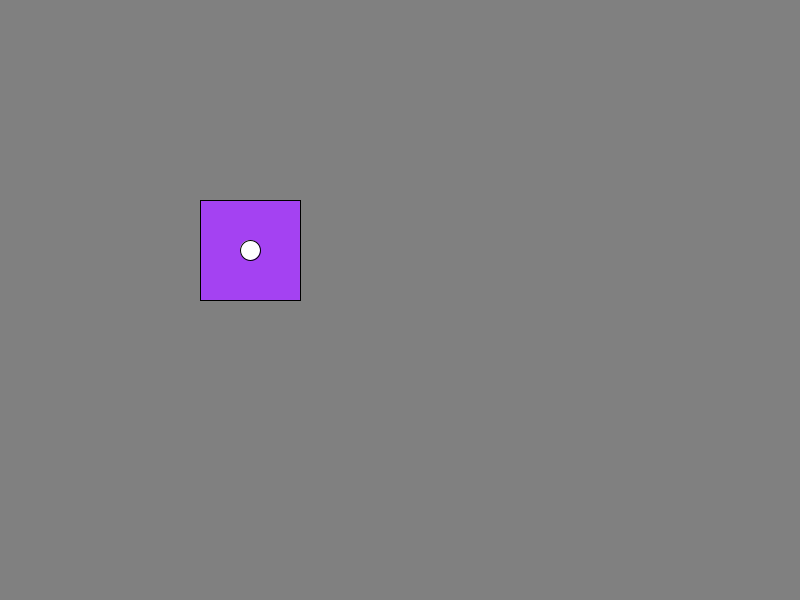
Frame 1 (no input)
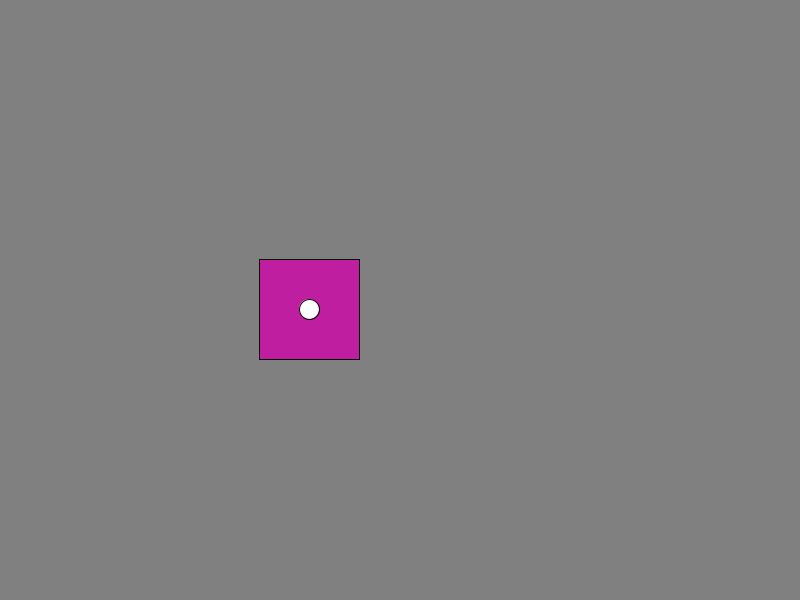
Frame 60 (the mouse pressed at the canvas centre just before this capture)
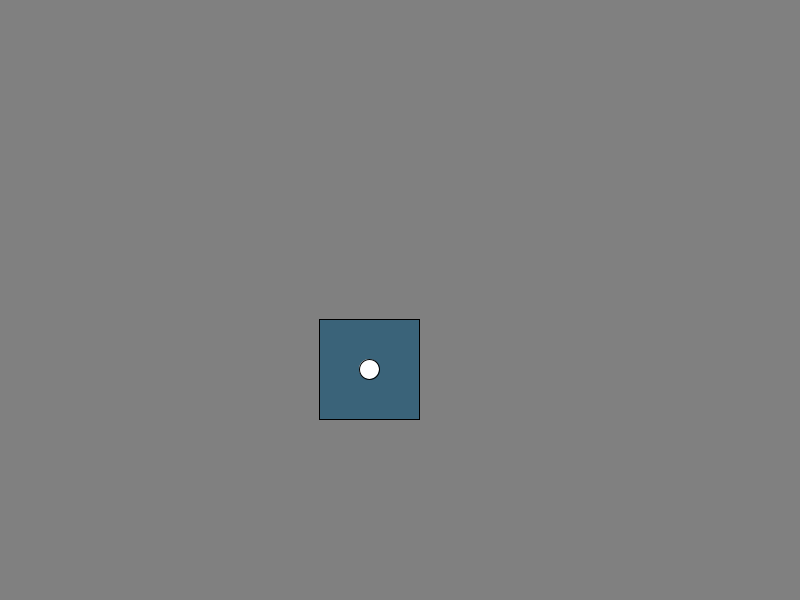
Frame 120 (the mouse held since frame 60 and released just before this capture)

The Processing sketch that drew these frames (run headless with seeded random() and noise(); from frame 60 on, the mouse is pressed at the canvas centre):

// Processing sketch: conditionals
// ── conditionals.pde
//John McCaffrey
//conditionals
//9-10-18

//global vars
float x;
float y;
float w;
float h;

float speedX;
float speedY;

void setup() {
  size(800, 600);

  x = 200;
  y = 200;
  w = 100;
  h = 100;

  speedX = 1;
  speedY = 1;
}

void draw() {
  background(128);
  fill(random(255), random(255), random(255));

  rect(x, y, w, h);
  
  fill(255);
  ellipse(x+50,y+50,20,20);

  x = x + speedX;
  //x += speedX;
  
  y = y + speedY;

  //check horizontal boundaries
  if (x > width - w) {
    speedX = speedX * -1;
    fill(random(255), random(255), random(255));
  } else if (x < 0) {
    speedX = speedX * -1;
    fill(random(255), random(255), 0);
  }
  
  //check vertical boundaries
  if (y > height - h) {
    speedY *= -1;
    //speedY = speedY * -1;
  }else if (y < 0) {
    speedY *= -1;
  }
}
